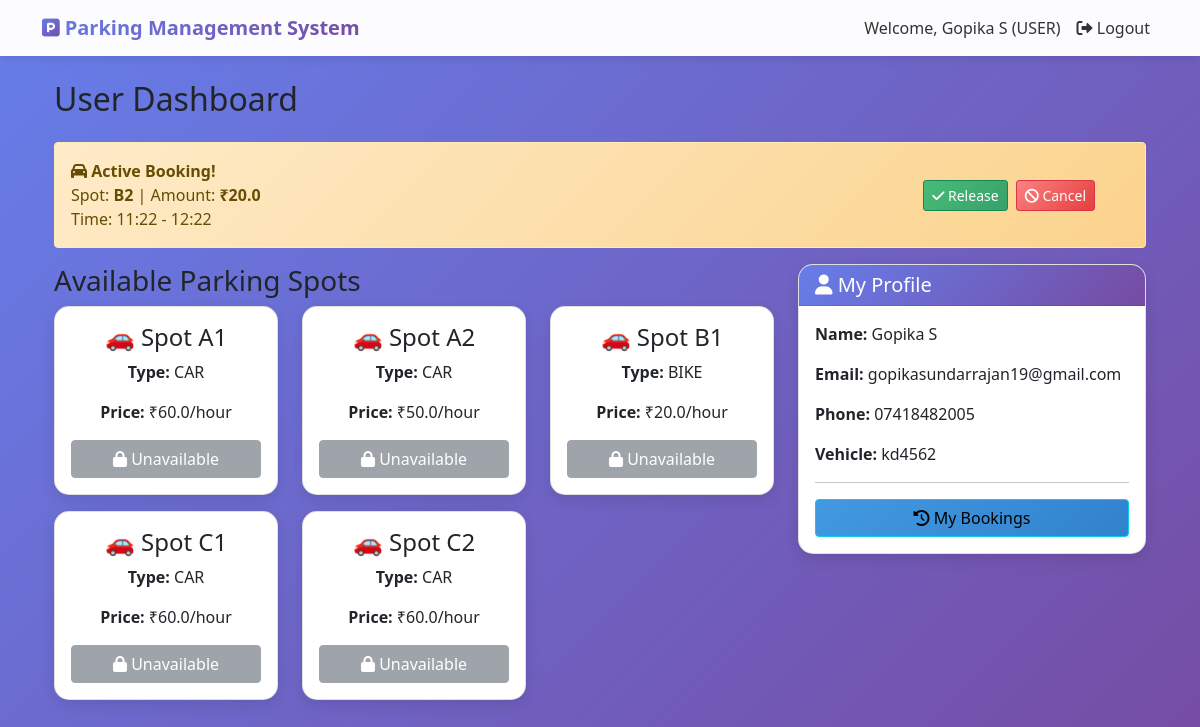
Screenshot of /user/dashboard (signed in) with the database file from the repository.
### models.py (models this page shows)
class User(UserMixin, db.Model):
    id = db.Column(db.Integer, primary_key=True)
    name = db.Column(db.String(100), nullable=False)
    email = db.Column(db.String(100), unique=True, nullable=False)
    phone = db.Column(db.String(15), nullable=False)
    password = db.Column(db.String(200), nullable=False)
    vehicle_number = db.Column(db.String(20), nullable=True)
    role = db.Column(db.String(30), default='user')
    created_at = db.Column(db.DateTime, default=datetime.utcnow)
    bookings = db.relationship('Booking', backref='user', lazy=True)
    manager_application = db.relationship('ManagerApplication', backref='user', uselist=False)

class ParkingSpot(db.Model):
    id = db.Column(db.Integer, primary_key=True)
    spot_number = db.Column(db.String(10), unique=True, nullable=False)
    spot_type = db.Column(db.String(20), nullable=False)
    price_per_hour = db.Column(db.Float, nullable=False)
    status = db.Column(db.String(20), default='available')
    bookings = db.relationship('Booking', backref='parking_spot', lazy=True)

class Booking(db.Model):
    id = db.Column(db.Integer, primary_key=True)
    user_id = db.Column(db.Integer, db.ForeignKey('user.id'), nullable=False)
    spot_id = db.Column(db.Integer, db.ForeignKey('parking_spot.id'), nullable=False)
    start_time = db.Column(db.DateTime, nullable=False)
    end_time = db.Column(db.DateTime, nullable=False)
    total_amount = db.Column(db.Float, nullable=False)
    status = db.Column(db.String(20), default='active')  # active, cancelled, completed
    payment_status = db.Column(db.String(20), default='pending')  # pending, paid, refunded
    created_at = db.Column(db.DateTime, default=datetime.utcnow)
    cancellation_reason = db.Column(db.String(500), nullable=True)
    cancelled_at = db.Column(db.DateTime, nullable=True)
    refund_amount = db.Column(db.Float, nullable=True)
    cancelled_by = db.Column(db.String(50), default='user')  # user, admin, system
    payments = db.relationship('Payment', backref='booking', lazy=True)

### app.py (the view)
@app.route('/user/dashboard')
@login_required
def user_dashboard():
    if current_user.role != 'user':
        if current_user.role == 'admin':
            return redirect(url_for('admin_dashboard'))
        elif current_user.role == 'manager':
            return redirect(url_for('manager_dashboard'))
    available_spots = ParkingSpot.query.filter_by(status='available').all()
    active_booking = Booking.query.filter_by(user_id=current_user.id, status='active').first()
    cancelled_count = Booking.query.filter_by(user_id=current_user.id, status='cancelled').count()
    return render_template('user/dashboard.html',
                         available_spots=available_spots,
                         active_booking=active_booking,
                         cancelled_count=cancelled_count)

### app.py (called while the page is built)
@login_manager.user_loader
def load_user(user_id):
    return User.query.get(int(user_id))

@app.context_processor
def utility_processor():
    return {'now': datetime.now}

### templates/user/dashboard.html (shortened to what this page needs)
{% extends "base.html" %}
{% block content %}
<div class="container mt-4">
    <h2 class="mb-4">User Dashboard</h2>
    {% if active_booking %}
    <div class="alert alert-warning alert-dismissible fade show" role="alert">
        <div class="row align-items-center">
            <div class="col-md-8">
                <strong><i class="fas fa-car"></i> Active Booking!</strong><br>
                Spot: <strong>{{ active_booking.parking_spot.spot_number }}</strong> |
                Amount: <strong>₹{{ active_booking.total_amount }}</strong><br>
                Time: {{ active_booking.start_time.strftime('%H:%M') }} - {{ active_booking.end_time.strftime('%H:%M') }}
            </div>
            <div class="col-md-4 text-end">
                <a href="{{ url_for('release_spot', booking_id=active_booking.id) }}"
                   class="btn btn-success btn-sm"
                   onclick="return confirm('Release this parking spot?')">
                    <i class="fas fa-check"></i> Release
                </a>
                <button type="button" class="btn btn-danger btn-sm"
                        data-bs-toggle="modal"
                        data-bs-target="#cancelActiveModal">
                    <i class="fas fa-ban"></i> Cancel
                </button>
            </div>
        </div>
    </div>
    {% endif %}
    <div class="row">
        <div class="col-md-8">
            <h3>Available Parking Spots</h3>
            <div class="row">
                {% for spot in available_spots %}
                <div class="col-md-4 mb-3">
                    <div class="card h-100">
                        <div class="card-body text-center">
                            <h4>🚗 Spot {{ spot.spot_number }}</h4>
                            <p><strong>Type:</strong> {{ spot.spot_type|upper }}</p>
                            <p><strong>Price:</strong> ₹{{ spot.price_per_hour }}/hour</p>
                            {% if not active_booking %}
                            <a href="{{ url_for('book_slot', spot_id=spot.id) }}" class="btn btn-primary w-100">
                                <i class="fas fa-book"></i> Book Now
                            </a>
                            {% else %}
                            <button class="btn btn-secondary w-100" disabled>
                                <i class="fas fa-lock"></i> Unavailable
                            </button>
                            {% endif %}
                        </div>
                    </div>
                </div>
                {% endfor %}
            </div>
        </div>
        <div class="col-md-4">
            <div class="card">
                <div class="card-header bg-primary text-white">
                    <h5><i class="fas fa-user"></i> My Profile</h5>
                </div>
                <div class="card-body">
                    <p><strong>Name:</strong> {{ current_user.name }}</p>
                    <p><strong>Email:</strong> {{ current_user.email }}</p>
                    <p><strong>Phone:</strong> {{ current_user.phone }}</p>
                    <p><strong>Vehicle:</strong> {{ current_user.vehicle_number }}</p>
                    <hr>
                    <a href="{{ url_for('my_bookings') }}" class="btn btn-info w-100">
                        <i class="fas fa-history"></i> My Bookings
                    </a>
                </div>
            </div>
        </div>
    </div>
</div>
{% endblock %}

### templates/base.html (shortened to what this page needs)
<!DOCTYPE html>
<html lang="en">
<head>
    <link rel="stylesheet" href="{{ url_for('static', filename='css/style.css') }}">
    <link rel="stylesheet" href="https://cdnjs.cloudflare.com/ajax/libs/font-awesome/6.0.0/css/all.min.css">   <link href="https://cdn.jsdelivr.net/npm/bootstrap@5.1.3/dist/css/bootstrap.min.css" rel="stylesheet">
    <link rel="stylesheet" href="https://cdnjs.cloudflare.com/ajax/libs/font-awesome/6.0.0/css/all.min.css">
</head>
<body>
    <nav class="navbar navbar-expand-lg navbar-light">
        <div class="container">
            <a class="navbar-brand" href="/">
                <i class="fas fa-parking"></i> Parking Management System
            </a>
            <div class="collapse navbar-collapse" id="navbarNav">
                <ul class="navbar-nav ms-auto">
                    {% if current_user.is_authenticated %}
                        <li class="nav-item">
                            <span class="nav-link">Welcome, {{ current_user.name }} ({{ current_user.role|upper }})</span>
                        </li>
                        <li class="nav-item">
                            <a class="nav-link" href="{{ url_for('logout') }}">
                                <i class="fas fa-sign-out-alt"></i> Logout
                            </a>
                        </li>
                    {% endif %}
                </ul>
            </div>
        </div>
    </nav>
    <div class="container mt-4">
        {% block content %}{% endblock %}
    </div>
</body>
</html>

### static/css/style.css (style rules this page uses)
* { margin: 0; padding: 0; box-sizing: border-box; }
body { font-family: 'Poppins', 'Segoe UI', Tahoma, Geneva, Verdana, sans-serif; background: linear-gradient(135deg, #667eea 0%, #764ba2 100%); min-height: 100vh; overflow-x: hidden; }
.navbar { background: rgba(255, 255, 255, 0.98) !important; box-shadow: 0 2px 20px rgba(0, 0, 0, 0.1); backdrop-filter: blur(10px); padding: 1rem 0; }
.navbar-brand { font-size: 1.5rem; font-weight: bold; background: linear-gradient(135deg, #667eea 0%, #764ba2 100%); -webkit-background-clip: text; background-clip: text; color: transparent !important; transition: all 0.3s ease; }
.navbar-brand i { background: linear-gradient(135deg, #667eea 0%, #764ba2 100%); -webkit-background-clip: text; background-clip: text; color: transparent; }
.nav-link { color: #333 !important; font-weight: 500; transition: all 0.3s ease; position: relative; }
.nav-link::after { content: ''; position: absolute; width: 0; height: 2px; background: linear-gradient(135deg, #667eea 0%, #764ba2 100%); bottom: 0; left: 50%; transition: all 0.3s ease; }
.card { border: none; border-radius: 20px; box-shadow: 0 10px 40px rgba(0, 0, 0, 0.1); transition: all 0.3s ease; overflow: hidden; background: white; }
.card-header { background: linear-gradient(135deg, #667eea 0%, #764ba2 100%); color: white; border: none; padding: 1rem 1.5rem; font-weight: 600; }
.card-header h5, .card-header h3 { margin: 0; color: white; }
.card-body { padding: 1.5rem; }
.btn { border-radius: 50px; padding: 0.6rem 1.5rem; font-weight: 600; transition: all 0.3s ease; position: relative; overflow: hidden; }
.btn::before { content: ''; position: absolute; top: 50%; left: 50%; width: 0; height: 0; border-radius: 50%; background: rgba(255, 255, 255, 0.3); transform: translate(-50%, -50%); transition: width 0.6s, height 0.6s; }
.btn-success { background: linear-gradient(135deg, #48bb78 0%, #38a169 100%); border: none; }
.btn-danger { background: linear-gradient(135deg, #fc8181 0%, #e53e3e 100%); border: none; }
.btn-info { background: linear-gradient(135deg, #4299e1 0%, #3182ce 100%); border: none; color: white; }
.alert { border-radius: 15px; border: none; padding: 1rem 1.5rem; animation: slideDown 0.5s ease; }
.alert-warning { background: linear-gradient(135deg, #feebc8 0%, #fbd38d 100%); color: #744210; }
.card, .dashboard-card, .alert { animation: fadeIn 0.6s ease; }
.btn-sm { margin:2px; }
.card { box-shadow:0 2px 10px rgba(0,0,0,0.1); }

### templates/base.html (style rules this page uses)
body { background: linear-gradient(135deg, #667eea 0%, #764ba2 100%); min-height: 100vh; }
.navbar { background: rgba(255,255,255,0.95); box-shadow: 0 2px 10px rgba(0,0,0,0.1); }
.card { border-radius: 15px; box-shadow: 0 5px 15px rgba(0,0,0,0.1); transition: transform 0.3s; }

### rows the page displays
User: name "Gopika S", role "USER", email "gopikasundarrajan19@gmail.com", phone "07418482005", vehicle_number "kd4562"
ParkingSpot: parking_spot.spot_number "B2"
Booking: total_amount "20.0", start_time "11:22", end_time "12:22"
ParkingSpot: spot_number "A1", spot_type "CAR", price_per_hour "60.0"
ParkingSpot: spot_number "A2", spot_type "CAR", price_per_hour "50.0"
ParkingSpot: spot_number "B1", spot_type "BIKE", price_per_hour "20.0"
ParkingSpot: spot_number "C1", spot_type "CAR", price_per_hour "60.0"
ParkingSpot: spot_number "C2", spot_type "CAR", price_per_hour "60.0"
